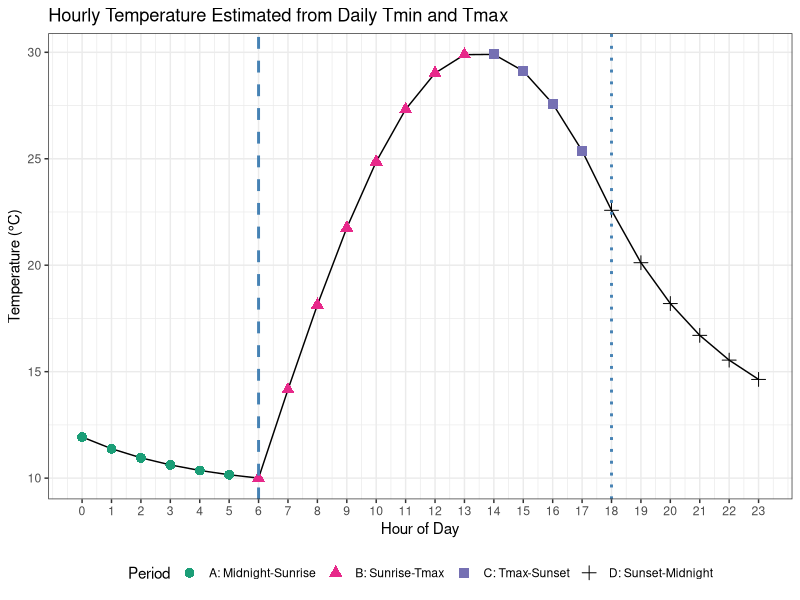

R code for this plot:
## ---- chunk 1
library(ggplot2)

# Constants and inputs
Tmin <- 10
Tmax <- 30
TmaxB <- 28
TminA <- 12
d <- 12
P <- 1.5
Tc <- 4.0
sunrise <- 6
sunset <- 18

# Compute Tsset from yesterday and tomorrow
pi_frac <- pi * d / (d + 2 * P)
TssetB <- Tmin + (TmaxB - Tmin) * sin(pi_frac)
TssetA <- TminA + (Tmax - TminA) * sin(pi_frac)

# Generate hourly temperatures
hours <- 0:23
temps <- numeric(length(hours))
n <- 24 - d

for (i in seq_along(hours)) {
    h <- hours[i]

    if (h < sunrise) {
        # Period A
        temps[i] <- (Tmin - TssetB * exp(-n / Tc) +
            (TssetB - Tmin) * exp(-(h + 24 - sunset) / Tc)) /
            (1 - exp(-n / Tc))
    } else if (h < 12 + P) {
        # Period B
        temps[i] <- Tmin + (Tmax - Tmin) * sin(pi * (h - sunrise) / (d + 2 * P))
    } else if (h < sunset) {
        # Period C
        temps[i] <- TminA + (Tmax - TminA) * sin(pi * (h - sunrise) / (d + 2 * P))
    } else {
        # Period D
        temps[i] <- (TminA - TssetA * exp(-n / Tc) +
            (TssetA - TminA) * exp(-(h - sunset) / Tc)) /
            (1 - exp(-n / Tc))
    }
}

# Plot
df <- data.frame(Hour = hours, Temperature = temps)
# Add vertical lines for sunrise and sunset
vlines <- data.frame(
    Hour = c(sunrise, sunset),
    Label = c("Sunrise", "Sunset")
)

# Assign period for each hour
df$Period <- factor(
    ifelse(df$Hour < sunrise, "A: Midnight-Sunrise",
    ifelse(df$Hour < 12 + P, "B: Sunrise-Tmax",
    ifelse(df$Hour < sunset, "C: Tmax-Sunset", "D: Sunset-Midnight"))),
    levels = c("A: Midnight-Sunrise", "B: Sunrise-Tmax", "C: Tmax-Sunset", "D: Sunset-Midnight")
)

# Define colors for each period
period_colors <- c(
    "A: Midnight-Sunrise" = "#1b9e77",   # Teal
    "B: Sunrise-Tmax" = "#e7298a",       # Magenta
    "C: Tmax-Sunset" = "#7570b3",        # Indigo
    "D: Sunset-Midnight" = "black"     # Black
)

ggplot(df, aes(x = Hour, y = Temperature)) +
    geom_line() +
    geom_point(aes(color = Period, shape = Period), size = 3) +
    geom_vline(data = vlines, aes(xintercept = Hour, linetype = Label), color = "steelblue", size = 1, show.legend = FALSE) +
    scale_linetype_manual(values = c("dashed", "dotted")) +
    scale_color_manual(values = period_colors) +
    labs(
        title = "Hourly Temperature Estimated from Daily Tmin and Tmax",
        x = "Hour of Day",
        y = "Temperature (°C)",
        color = "Period"
    ) +
    scale_x_continuous(breaks = 0:23) +
    theme_bw() +
    theme(legend.position = "bottom")


